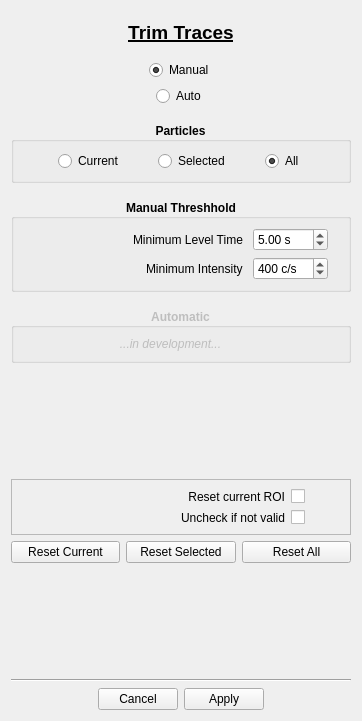
<?xml version="1.0" encoding="UTF-8"?>
<ui version="4.0">
 <class>Form</class>
 <widget class="QWidget" name="Form">
  <property name="windowModality">
   <enum>Qt::ApplicationModal</enum>
  </property>
  <property name="geometry">
   <rect>
    <x>0</x>
    <y>0</y>
    <width>362</width>
    <height>721</height>
   </rect>
  </property>
  <property name="sizePolicy">
   <sizepolicy hsizetype="Fixed" vsizetype="Fixed">
    <horstretch>0</horstretch>
    <verstretch>0</verstretch>
   </sizepolicy>
  </property>
  <property name="minimumSize">
   <size>
    <width>285</width>
    <height>527</height>
   </size>
  </property>
  <property name="maximumSize">
   <size>
    <width>362</width>
    <height>721</height>
   </size>
  </property>
  <property name="windowTitle">
   <string>Full SMS Settings</string>
  </property>
  <layout class="QVBoxLayout" name="verticalLayout">
   <item>
    <spacer name="verticalSpacer_2">
     <property name="orientation">
      <enum>Qt::Vertical</enum>
     </property>
     <property name="sizeType">
      <enum>QSizePolicy::Fixed</enum>
     </property>
     <property name="sizeHint" stdset="0">
      <size>
       <width>20</width>
       <height>10</height>
      </size>
     </property>
    </spacer>
   </item>
   <item>
    <widget class="QLabel" name="label">
     <property name="font">
      <font>
       <pointsize>14</pointsize>
       <weight>75</weight>
       <bold>true</bold>
       <underline>true</underline>
      </font>
     </property>
     <property name="text">
      <string>Trim Traces</string>
     </property>
     <property name="alignment">
      <set>Qt::AlignCenter</set>
     </property>
    </widget>
   </item>
   <item>
    <spacer name="verticalSpacer_3">
     <property name="orientation">
      <enum>Qt::Vertical</enum>
     </property>
     <property name="sizeType">
      <enum>QSizePolicy::Fixed</enum>
     </property>
     <property name="sizeHint" stdset="0">
      <size>
       <width>20</width>
       <height>10</height>
      </size>
     </property>
    </spacer>
   </item>
   <item>
    <layout class="QVBoxLayout" name="verticalLayout_2">
     <property name="spacing">
      <number>6</number>
     </property>
     <item>
      <layout class="QHBoxLayout" name="horizontalLayout_2">
       <item>
        <spacer name="horizontalSpacer">
         <property name="orientation">
          <enum>Qt::Horizontal</enum>
         </property>
         <property name="sizeHint" stdset="0">
          <size>
           <width>40</width>
           <height>20</height>
          </size>
         </property>
        </spacer>
       </item>
       <item>
        <widget class="QRadioButton" name="rdbManual">
         <property name="text">
          <string>Manual</string>
         </property>
         <property name="checked">
          <bool>true</bool>
         </property>
        </widget>
       </item>
       <item>
        <spacer name="horizontalSpacer_2">
         <property name="orientation">
          <enum>Qt::Horizontal</enum>
         </property>
         <property name="sizeHint" stdset="0">
          <size>
           <width>40</width>
           <height>20</height>
          </size>
         </property>
        </spacer>
       </item>
      </layout>
     </item>
     <item>
      <layout class="QHBoxLayout" name="horizontalLayout_3">
       <item>
        <spacer name="horizontalSpacer_3">
         <property name="orientation">
          <enum>Qt::Horizontal</enum>
         </property>
         <property name="sizeHint" stdset="0">
          <size>
           <width>40</width>
           <height>20</height>
          </size>
         </property>
        </spacer>
       </item>
       <item>
        <widget class="QRadioButton" name="rdbAuto">
         <property name="text">
          <string>Auto</string>
         </property>
        </widget>
       </item>
       <item>
        <spacer name="horizontalSpacer_4">
         <property name="orientation">
          <enum>Qt::Horizontal</enum>
         </property>
         <property name="sizeHint" stdset="0">
          <size>
           <width>40</width>
           <height>20</height>
          </size>
         </property>
        </spacer>
       </item>
      </layout>
     </item>
    </layout>
   </item>
   <item>
    <spacer name="verticalSpacer_5">
     <property name="orientation">
      <enum>Qt::Vertical</enum>
     </property>
     <property name="sizeType">
      <enum>QSizePolicy::Fixed</enum>
     </property>
     <property name="sizeHint" stdset="0">
      <size>
       <width>20</width>
       <height>10</height>
      </size>
     </property>
    </spacer>
   </item>
   <item>
    <widget class="QGroupBox" name="groupBox_4">
     <property name="font">
      <font>
       <weight>75</weight>
       <bold>true</bold>
      </font>
     </property>
     <property name="title">
      <string>Particles</string>
     </property>
     <property name="alignment">
      <set>Qt::AlignCenter</set>
     </property>
     <property name="flat">
      <bool>false</bool>
     </property>
     <layout class="QHBoxLayout" name="horizontalLayout_7">
      <property name="spacing">
       <number>0</number>
      </property>
      <item>
       <spacer name="horizontalSpacer_5">
        <property name="orientation">
         <enum>Qt::Horizontal</enum>
        </property>
        <property name="sizeHint" stdset="0">
         <size>
          <width>40</width>
          <height>20</height>
         </size>
        </property>
       </spacer>
      </item>
      <item>
       <widget class="QRadioButton" name="rdbCurrent">
        <property name="font">
         <font>
          <weight>50</weight>
          <bold>false</bold>
         </font>
        </property>
        <property name="text">
         <string>Current</string>
        </property>
       </widget>
      </item>
      <item>
       <spacer name="horizontalSpacer_7">
        <property name="orientation">
         <enum>Qt::Horizontal</enum>
        </property>
        <property name="sizeHint" stdset="0">
         <size>
          <width>40</width>
          <height>20</height>
         </size>
        </property>
       </spacer>
      </item>
      <item>
       <widget class="QRadioButton" name="rdbSelected">
        <property name="font">
         <font>
          <weight>50</weight>
          <bold>false</bold>
         </font>
        </property>
        <property name="text">
         <string>Selected</string>
        </property>
       </widget>
      </item>
      <item>
       <spacer name="horizontalSpacer_8">
        <property name="orientation">
         <enum>Qt::Horizontal</enum>
        </property>
        <property name="sizeHint" stdset="0">
         <size>
          <width>40</width>
          <height>20</height>
         </size>
        </property>
       </spacer>
      </item>
      <item>
       <widget class="QRadioButton" name="rdbAll">
        <property name="font">
         <font>
          <weight>50</weight>
          <bold>false</bold>
         </font>
        </property>
        <property name="text">
         <string>All</string>
        </property>
        <property name="checked">
         <bool>true</bool>
        </property>
       </widget>
      </item>
      <item>
       <spacer name="horizontalSpacer_6">
        <property name="orientation">
         <enum>Qt::Horizontal</enum>
        </property>
        <property name="sizeHint" stdset="0">
         <size>
          <width>40</width>
          <height>20</height>
         </size>
        </property>
       </spacer>
      </item>
     </layout>
    </widget>
   </item>
   <item>
    <spacer name="verticalSpacer_6">
     <property name="orientation">
      <enum>Qt::Vertical</enum>
     </property>
     <property name="sizeType">
      <enum>QSizePolicy::Fixed</enum>
     </property>
     <property name="sizeHint" stdset="0">
      <size>
       <width>20</width>
       <height>10</height>
      </size>
     </property>
    </spacer>
   </item>
   <item>
    <widget class="QGroupBox" name="gpbManual">
     <property name="font">
      <font>
       <weight>75</weight>
       <bold>true</bold>
      </font>
     </property>
     <property name="title">
      <string>Manual Threshhold</string>
     </property>
     <property name="alignment">
      <set>Qt::AlignCenter</set>
     </property>
     <property name="flat">
      <bool>false</bool>
     </property>
     <layout class="QFormLayout" name="formLayout_3">
      <property name="labelAlignment">
       <set>Qt::AlignRight|Qt::AlignTrailing|Qt::AlignVCenter</set>
      </property>
      <property name="formAlignment">
       <set>Qt::AlignRight|Qt::AlignTop|Qt::AlignTrailing</set>
      </property>
      <property name="horizontalSpacing">
       <number>10</number>
      </property>
      <property name="rightMargin">
       <number>30</number>
      </property>
      <item row="0" column="0">
       <widget class="QLabel" name="label_3">
        <property name="font">
         <font>
          <weight>50</weight>
          <bold>false</bold>
         </font>
        </property>
        <property name="text">
         <string>Minimum Level Time</string>
        </property>
       </widget>
      </item>
      <item row="0" column="1">
       <widget class="QDoubleSpinBox" name="dsbManual_Min_Time">
        <property name="maximumSize">
         <size>
          <width>75</width>
          <height>16777215</height>
         </size>
        </property>
        <property name="font">
         <font>
          <weight>50</weight>
          <bold>false</bold>
         </font>
        </property>
        <property name="suffix">
         <string> s</string>
        </property>
        <property name="decimals">
         <number>2</number>
        </property>
        <property name="minimum">
         <double>0.100000000000000</double>
        </property>
        <property name="maximum">
         <double>10000.000000000000000</double>
        </property>
        <property name="singleStep">
         <double>0.500000000000000</double>
        </property>
        <property name="stepType">
         <enum>QAbstractSpinBox::AdaptiveDecimalStepType</enum>
        </property>
        <property name="value">
         <double>5.000000000000000</double>
        </property>
       </widget>
      </item>
      <item row="1" column="0">
       <widget class="QLabel" name="label_4">
        <property name="font">
         <font>
          <weight>50</weight>
          <bold>false</bold>
         </font>
        </property>
        <property name="text">
         <string>Minimum Intensity</string>
        </property>
       </widget>
      </item>
      <item row="1" column="1">
       <widget class="QSpinBox" name="spbManual_Min_Int">
        <property name="enabled">
         <bool>true</bool>
        </property>
        <property name="maximumSize">
         <size>
          <width>75</width>
          <height>16777215</height>
         </size>
        </property>
        <property name="font">
         <font>
          <weight>50</weight>
          <bold>false</bold>
         </font>
        </property>
        <property name="suffix">
         <string> c/s</string>
        </property>
        <property name="prefix">
         <string/>
        </property>
        <property name="minimum">
         <number>10</number>
        </property>
        <property name="maximum">
         <number>999999999</number>
        </property>
        <property name="singleStep">
         <number>10</number>
        </property>
        <property name="stepType">
         <enum>QAbstractSpinBox::DefaultStepType</enum>
        </property>
        <property name="value">
         <number>400</number>
        </property>
       </widget>
      </item>
     </layout>
    </widget>
   </item>
   <item>
    <spacer name="verticalSpacer_4">
     <property name="orientation">
      <enum>Qt::Vertical</enum>
     </property>
     <property name="sizeType">
      <enum>QSizePolicy::Fixed</enum>
     </property>
     <property name="sizeHint" stdset="0">
      <size>
       <width>20</width>
       <height>10</height>
      </size>
     </property>
    </spacer>
   </item>
   <item>
    <widget class="QGroupBox" name="gpbAuto">
     <property name="enabled">
      <bool>false</bool>
     </property>
     <property name="font">
      <font>
       <weight>75</weight>
       <bold>true</bold>
      </font>
     </property>
     <property name="title">
      <string>Automatic</string>
     </property>
     <property name="alignment">
      <set>Qt::AlignCenter</set>
     </property>
     <layout class="QFormLayout" name="formLayout_4">
      <property name="labelAlignment">
       <set>Qt::AlignRight|Qt::AlignTrailing|Qt::AlignVCenter</set>
      </property>
      <property name="formAlignment">
       <set>Qt::AlignRight|Qt::AlignTop|Qt::AlignTrailing</set>
      </property>
      <property name="horizontalSpacing">
       <number>10</number>
      </property>
      <property name="rightMargin">
       <number>30</number>
      </property>
      <item row="0" column="0" colspan="2">
       <widget class="QLabel" name="label_5">
        <property name="font">
         <font>
          <weight>50</weight>
          <italic>true</italic>
          <bold>false</bold>
         </font>
        </property>
        <property name="text">
         <string>...in development...</string>
        </property>
        <property name="alignment">
         <set>Qt::AlignCenter</set>
        </property>
       </widget>
      </item>
     </layout>
    </widget>
   </item>
   <item>
    <spacer name="verticalSpacer">
     <property name="orientation">
      <enum>Qt::Vertical</enum>
     </property>
     <property name="sizeHint" stdset="0">
      <size>
       <width>20</width>
       <height>40</height>
      </size>
     </property>
    </spacer>
   </item>
   <item>
    <widget class="QFrame" name="frame">
     <property name="frameShape">
      <enum>QFrame::StyledPanel</enum>
     </property>
     <property name="frameShadow">
      <enum>QFrame::Raised</enum>
     </property>
     <property name="lineWidth">
      <number>1</number>
     </property>
     <layout class="QGridLayout" name="gridLayout">
      <item row="0" column="1">
       <widget class="QCheckBox" name="chbReset_ROI">
        <property name="maximumSize">
         <size>
          <width>50</width>
          <height>16777215</height>
         </size>
        </property>
        <property name="text">
         <string/>
        </property>
       </widget>
      </item>
      <item row="0" column="0">
       <widget class="QLabel" name="label_2">
        <property name="text">
         <string>Reset current ROI</string>
        </property>
        <property name="alignment">
         <set>Qt::AlignRight|Qt::AlignTrailing|Qt::AlignVCenter</set>
        </property>
       </widget>
      </item>
      <item row="1" column="0">
       <widget class="QLabel" name="label_6">
        <property name="text">
         <string>Uncheck if not valid</string>
        </property>
        <property name="alignment">
         <set>Qt::AlignRight|Qt::AlignTrailing|Qt::AlignVCenter</set>
        </property>
       </widget>
      </item>
      <item row="1" column="1">
       <widget class="QCheckBox" name="chbUncheck_If_Not_Valid">
        <property name="maximumSize">
         <size>
          <width>50</width>
          <height>16777215</height>
         </size>
        </property>
        <property name="text">
         <string/>
        </property>
       </widget>
      </item>
     </layout>
    </widget>
   </item>
   <item>
    <layout class="QHBoxLayout" name="horizontalLayout_4">
     <item>
      <widget class="QPushButton" name="btnResetCurrent">
       <property name="text">
        <string>Reset Current</string>
       </property>
      </widget>
     </item>
     <item>
      <widget class="QPushButton" name="btnResetSelected">
       <property name="text">
        <string>Reset Selected</string>
       </property>
      </widget>
     </item>
     <item>
      <widget class="QPushButton" name="btnResetAll">
       <property name="text">
        <string>Reset All</string>
       </property>
      </widget>
     </item>
    </layout>
   </item>
   <item>
    <spacer name="verticalSpacer_7">
     <property name="orientation">
      <enum>Qt::Vertical</enum>
     </property>
     <property name="sizeHint" stdset="0">
      <size>
       <width>20</width>
       <height>40</height>
      </size>
     </property>
    </spacer>
   </item>
   <item>
    <widget class="Line" name="line_2">
     <property name="orientation">
      <enum>Qt::Horizontal</enum>
     </property>
    </widget>
   </item>
   <item>
    <widget class="QDialogButtonBox" name="buttonBox">
     <property name="standardButtons">
      <set>QDialogButtonBox::Apply|QDialogButtonBox::Cancel</set>
     </property>
     <property name="centerButtons">
      <bool>true</bool>
     </property>
    </widget>
   </item>
  </layout>
 </widget>
 <resources/>
 <connections/>
</ui>
